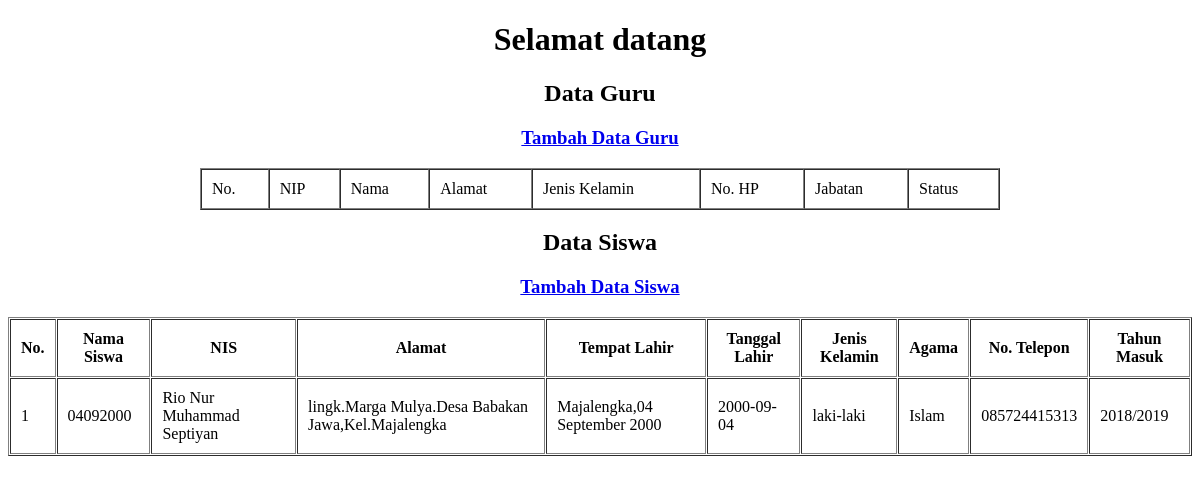
Before: / with the older database file.
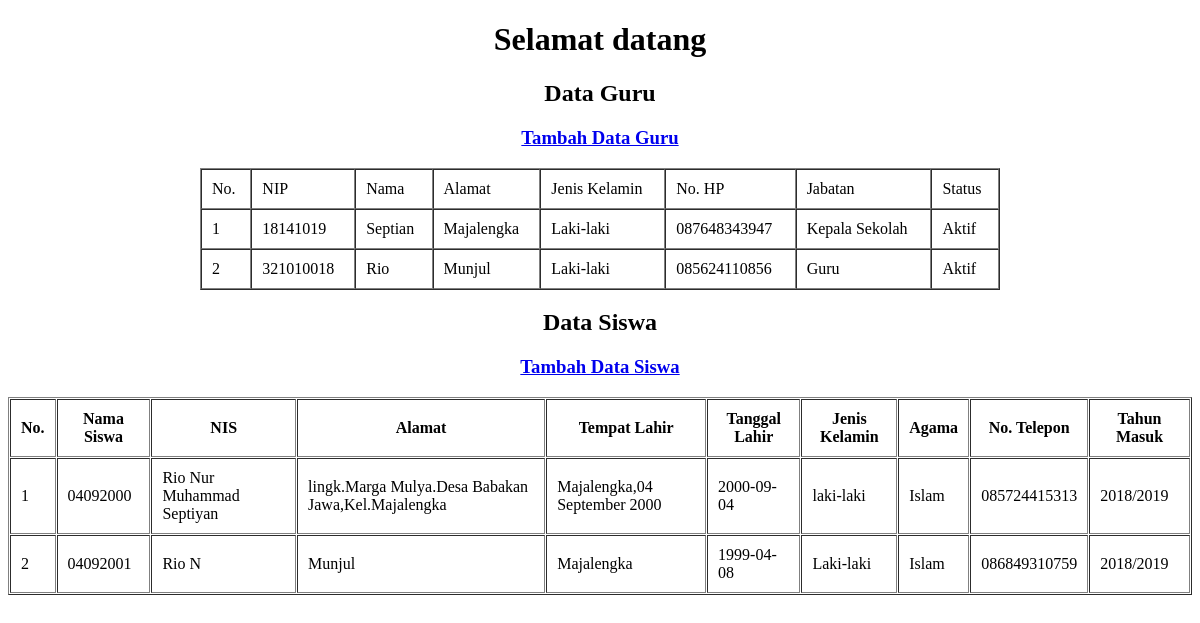
After: the same page with the newer database file.
### tables this page shows
CREATE TABLE `d_siswa` (
  `Nis` varchar(15) NOT NULL,
  `Nama` varchar(100) NOT NULL,
  `Alamat` varchar(100) NOT NULL,
  `Tmp_Lahir` varchar(100) NOT NULL,
  `Tgl_lahir` date NOT NULL,
  `Jns_Kel` char(15) NOT NULL,
  `Agama` varchar(50) NOT NULL,
  `NoHP` char(15) NOT NULL,
  `Tahun_Masuk` char(20) NOT NULL,
  `Id_Kelas` char(10) NOT NULL
);

CREATE TABLE `d_guru` (
  `Nip` char(15) NOT NULL,
  `Nama` varchar(100) NOT NULL,
  `Alamat` varchar(100) NOT NULL,
  `Jns_Kel` char(15) NOT NULL,
  `NoHp` varchar(15) NOT NULL,
  `Jabatan` varchar(50) NOT NULL,
  `Status` varchar(30) NOT NULL
);

### index.php (the view, shortened to what this page needs)
<?php
    include 'koneksi.php';
?>
<!DOCTYPE html>
<html lang="en">
<head>
</head>
<body>
    <h1 align="center">Selamat datang</h1>
    <h2 align="center">Data Guru</h2>
    <h3 align="center"><a href="tambah_guru.php">Tambah Data Guru</a></h3>
    <table align="center" border="1" cellpadding="10" cellspacing="0" width="800px">
    <tr>
        <td>No.</td>
        <td>NIP</td>
        <td>Nama</td>
        <td>Alamat</td>
        <td>Jenis Kelamin</td>
        <td>No. HP</td>
        <td>Jabatan</td>
        <td>Status</td>
    </tr>
    <?php
        $no = 1;
        $query = mysqli_query($koneksi, "SELECT * FROM d_guru");
        while($data = mysqli_fetch_array($query)){
    ?>
    <tr>
        <td><?= $no++ ?></td>
        <td><?= $data['Nip']; ?></td>
        <td><?= $data['Nama']; ?></td>
        <td><?= $data['Alamat']; ?></td>
        <td><?= $data['Jns_Kel']; ?></td>
        <td><?= $data['NoHp']; ?></td>
        <td><?= $data['Jabatan']; ?></td>
        <td><?= $data['Status']; ?></td>
    </tr>
    <?php
        }
    ?>
    </table>
    <h2 align="center">Data Siswa</h2>
    <h3 align="center"><a href="tambah_siswa.php">Tambah Data Siswa</a></h3>
    <table align="center" border="1" cellpadding="10" cellspacing="1">
        <tr>
            <th>No.</th>
            <th>Nama Siswa</th>
            <th>NIS</th>
            <th>Alamat</th>
            <th>Tempat Lahir</th>
            <th>Tanggal Lahir</th>
            <th>Jenis Kelamin</th>
            <th>Agama</th>
            <th>No. Telepon</th>
            <th>Tahun Masuk</th>
        </tr>
        <?php
        include('koneksi.php');
        $query = mysqli_query($koneksi, "SELECT * FROM d_siswa");
        $no = 1;
        while($data = mysqli_fetch_array($query)){
        ?>
        <tr>
            <td><?= $no++?></td>
            <td><?= $data['Nis']; ?></td>
            <td><?= $data['Nama']; ?></td>
            <td><?= $data['Alamat']; ?></td>
            <td><?= $data['Tmp_Lahir']; ?></td>
            <td><?= $data['Tgl_lahir']; ?></td>
            <td><?= $data['Jns_Kel']; ?></td>
            <td><?= $data['Agama']; ?></td>
            <td><?= $data['NoHP']; ?></td>
            <td><?= $data['Tahun_Masuk']; ?></td>
        </tr>
        <?php
             }
        ?>
    </table>
</body>
</html>

Changed rows visible on the page:
added d_guru: Nip "18141019", Nama "Septian", Alamat "Majalengka", Jns_Kel "Laki-laki", NoHp "087648343947", Jabatan "Kepala Sekolah", Status "Aktif"
added d_guru: Nip "321010018", Nama "Rio", Alamat "Munjul", Jns_Kel "Laki-laki", NoHp "085624110856", Jabatan "Guru", Status "Aktif"
added d_siswa: Nis "04092001", Nama "Rio N", Alamat "Munjul", Tmp_Lahir "Majalengka", Tgl_lahir "1999-04-08", Jns_Kel "Laki-laki", Agama "Islam", NoHP "086849310759", Tahun_Masuk "2018/2019"
